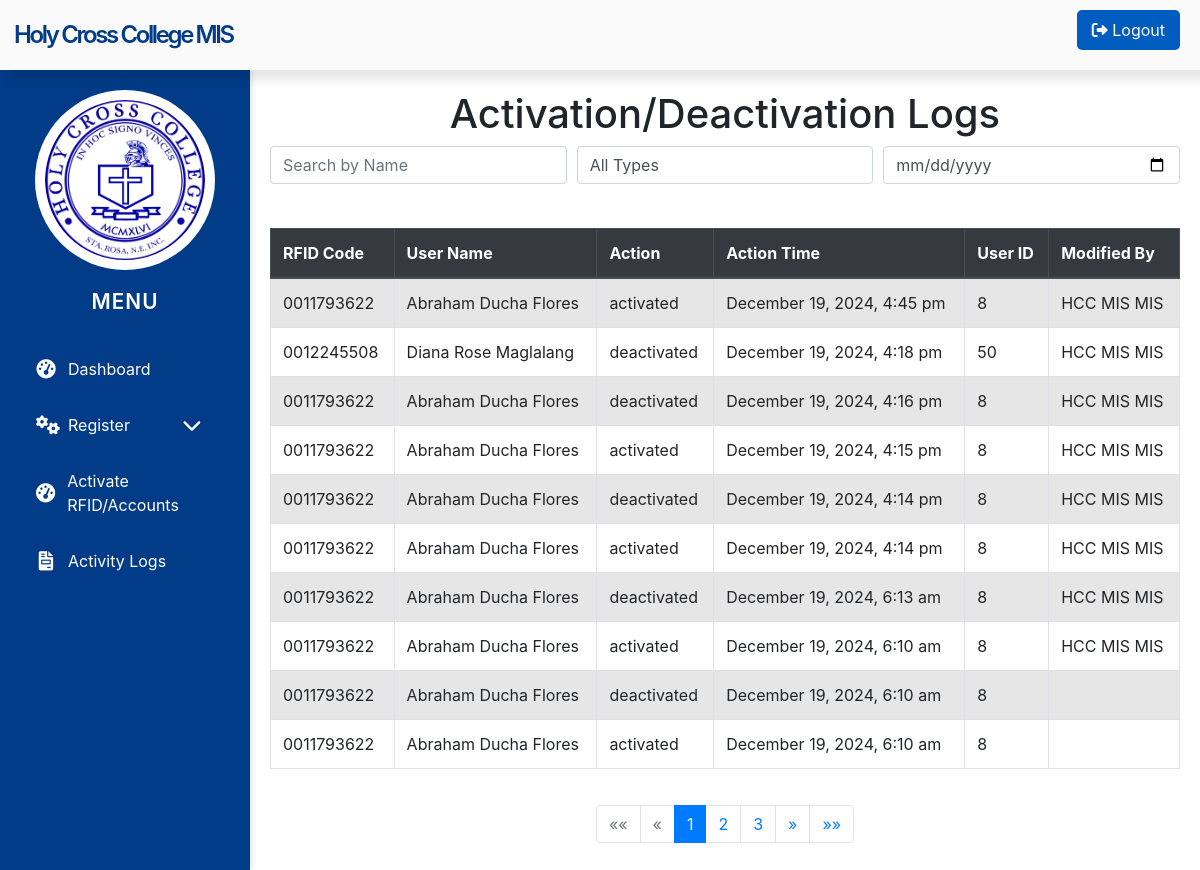
Page /rfid_logs.php on the committed database.
### tables this page shows
CREATE TABLE `rfid_history` (
  `id` int(11) NOT NULL,
  `rfid_code` varchar(50) NOT NULL,
  `user_name` varchar(50) NOT NULL,
  `action` enum('activated','deactivated') NOT NULL,
  `action_time` timestamp NULL DEFAULT current_timestamp(),
  `user_id` int(11) NOT NULL,
  `modified` varchar(250) NOT NULL
);

### rfid_logs.php (the view, shortened to what this page needs)
<?php
include "db.php";
include 'sidebarmis.php';
$nameFilter = isset($_GET['name']) ? $_GET['name'] : '';
$dateFilter = isset($_GET['date']) ? $_GET['date'] : '';
$page = isset($_GET['page']) ? (int)$_GET['page'] : 1;
$page = max($page, 1);
$entriesPerPage = 10;
$offset = ($page - 1) * $entriesPerPage;
$sql = "SELECT rfid_code, user_name, action, action_time, user_id, modified FROM rfid_history";
$sql .= " ORDER BY action_time DESC LIMIT $entriesPerPage OFFSET $offset";
$result = $conn->query($sql);
$countSql = "SELECT COUNT(*) as total FROM rfid_history";
$countResult = $conn->query($countSql);
$totalEntries = $countResult->fetch_assoc()['total'];
$totalPages = ceil($totalEntries / $entriesPerPage);
?>
<!DOCTYPE html>
<html lang="en">
<head>
    <link rel="stylesheet" href="https://maxcdn.bootstrapcdn.com/bootstrap/4.5.2/css/bootstrap.min.css">
    <link rel="stylesheet" href="https://cdn.jsdelivr.net/npm/daterangepicker/daterangepicker.css">
</head>
<body>
    <div class="main-content">
        <h1 class="text-center">Activation/Deactivation Logs</h1>
        <form id="filterForm" method="GET" class="mb-4">
            <div class="form-row">
                <div class="col">
                    <input type="text" name="name" class="form-control" placeholder="Search by Name" value="<?php echo htmlspecialchars($nameFilter); ?>" oninput="autoSubmit()">
                </div>
                <div class="col">
                    <select name="type" class="form-control" onchange="autoSubmit()">
                        <option value="">All Types</option>
                    </select>
                </div>
                <div class="col">
                    <input type="date" name="date" class="form-control" value="<?php echo htmlspecialchars($dateFilter); ?>" onchange="autoSubmit()">
                </div>
            </div>
        </form>
        <div class="table-responsive">
            <table class="table table-striped table-bordered">
                <thead class="thead-dark">
                    <tr>
                        <th>RFID Code</th>
                        <th>User Name</th>
                        <th>Action</th>
                        <th>Action Time</th>
                        <th>User ID</th>
                        <th>Modified By</th>
                    </tr>
                </thead>
                <tbody>
                <?php
                if ($result->num_rows > 0) {
                    while ($row = $result->fetch_assoc()) {
                        echo "<tr>";
                        echo "<td>" . htmlspecialchars($row["rfid_code"]) . "</td>";
                        echo "<td>" . htmlspecialchars($row["user_name"]) . "</td>";
                        echo "<td>" . htmlspecialchars($row["action"]) . "</td>";
                        $formattedDate = date("F j, Y, g:i a", strtotime($row["action_time"]));
                        echo "<td>" . htmlspecialchars($formattedDate) . "</td>";
                        echo "<td>" . htmlspecialchars($row["user_id"]) . "</td>";
                        echo "<td>" . htmlspecialchars($row["modified"]) . "</td>";
                        echo "</tr>";
                    }
                } else {
                    echo "<tr><td colspan='6' class='text-center'>No logs found</td></tr>";
                }
                ?>
                </tbody>
            </table>
        </div>
        <nav aria-label="Page navigation">
            <ul class="pagination justify-content-center">
                <li class="page-item <?= $page <= 1 ? 'disabled' : '' ?>">
                    <a class="page-link" href="?page=1" aria-label="First">
                        <span aria-hidden="true">««</span>
                    </a>
                </li>
                <li class="page-item <?= $page <= 1 ? 'disabled' : '' ?>">
                    <a class="page-link" href="?page=<?= $page - 1 ?>" aria-label="Previous">
                        <span aria-hidden="true">&laquo;</span>
                    </a>
                </li>
                <?php
                $start = max(1, $page - 2);
                $end = min($totalPages, $page + 2);
                for ($i = $start; $i <= $end; $i++): ?>
                    <li class="page-item <?= $i == $page ? 'active' : '' ?>">
                        <a class="page-link" href="?page=<?= $i ?>"><?= $i ?></a>
                    </li>
                <?php endfor; ?>
                <li class="page-item <?= $page >= $totalPages ? 'disabled' : '' ?>">
                    <a class="page-link" href="?page=<?= $page + 1 ?>" aria-label="Next">
                        <span aria-hidden="true">&raquo;</span>
                    </a>
                </li>
                <li class="page-item <?= $page >= $totalPages ? 'disabled' : '' ?>">
                    <a class="page-link" href="?page=<?= $totalPages ?>" aria-label="Last">
                        <span aria-hidden="true">»»</span>
                    </a>
                </li>
            </ul>
        </nav>
    </div>
</body>
</html>

### assets/css/styles.css (style rules this page uses)
body { font-family: Arial, sans-serif; background-color: #f4f4f4; margin: 0; padding: 0; }
form { display: flex; flex-direction: column; }
input, select, button { padding: 10px; margin-top: 5px; border-radius: 4px; border: 1px solid #ddd; }
table { width: 100%; border-collapse: collapse; }
table, th, td { border: 1px solid #ddd; }
th, td { padding: 10px; text-align: left; }
th { background-color: #f2f2f2; }

### sidebarmis.php (style rules this page uses)
body { font-family: 'Arial', sans-serif; display: flex; margin: 0; background-color: #f4f7fc; height: 100vh; flex-direction: column; }
.main-content { margin-left: 250px; padding: 20px; background-color: #ffffff; min-height: 100vh; box-sizing: border-box; margin-top: 70px; }

### rfid_logs.php (style rules this page uses)
body { overflow-x: hidden; }
table { margin-top: 20px; width: 100%; }
.table-responsive { max-height: 600px; overflow-y: auto; }
.pagination { margin-top: 20px; justify-content: center; }

### rows in the picture
rfid_history: rfid_code "0011793622", user_name "Abraham Ducha Flores", action "activated", action_time "December 19, 2024, 4:45 pm", user "8", modified "HCC MIS MIS"
rfid_history: rfid_code "0012245508", user_name "Diana Rose Maglalang", action "deactivated", action_time "December 19, 2024, 4:18 pm", user "50", modified "HCC MIS MIS"
rfid_history: rfid_code "0011793622", user_name "Abraham Ducha Flores", action "deactivated", action_time "December 19, 2024, 4:16 pm", user "8", modified "HCC MIS MIS"
rfid_history: rfid_code "0011793622", user_name "Abraham Ducha Flores", action "activated", action_time "December 19, 2024, 4:15 pm", user "8", modified "HCC MIS MIS"
rfid_history: rfid_code "0011793622", user_name "Abraham Ducha Flores", action "deactivated", action_time "December 19, 2024, 4:14 pm", user "8", modified "HCC MIS MIS"
rfid_history: rfid_code "0011793622", user_name "Abraham Ducha Flores", action "activated", action_time "December 19, 2024, 4:14 pm", user "8", modified "HCC MIS MIS"
rfid_history: rfid_code "0011793622", user_name "Abraham Ducha Flores", action "deactivated", action_time "December 19, 2024, 6:13 am", user "8", modified "HCC MIS MIS"
rfid_history: rfid_code "0011793622", user_name "Abraham Ducha Flores", action "activated", action_time "December 19, 2024, 6:10 am", user "8", modified "HCC MIS MIS"
rfid_history: rfid_code "0011793622", user_name "Abraham Ducha Flores", action "deactivated", action_time "December 19, 2024, 6:10 am", user "8"
rfid_history: rfid_code "0011793622", user_name "Abraham Ducha Flores", action "activated", action_time "December 19, 2024, 6:10 am", user "8"
